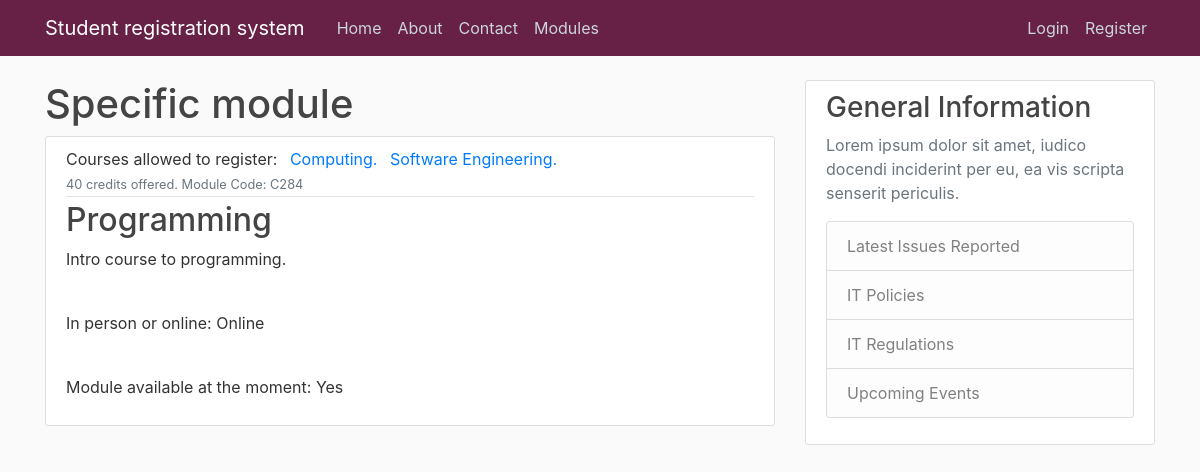
Before: /module/C284 with the older database file.
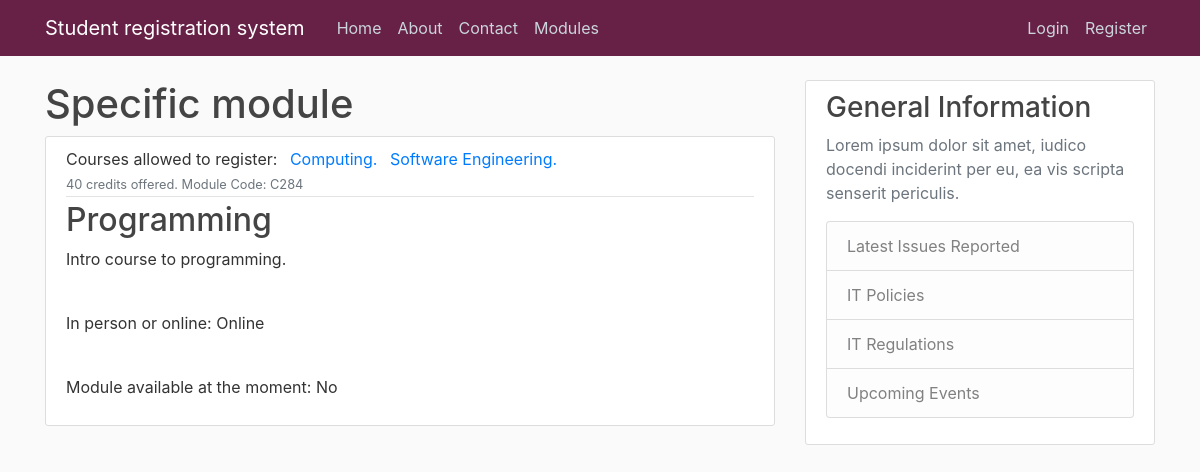
After: the same page with the newer database file.
### ModuleRegistrationSystem/views.py (the view)
# urls.py: path('module/<str:pk>', ModuleDetailView.as_view(), name='module-detail'),
class ModuleDetailView(DetailView):
        model = Module

### ModuleRegistrationSystem/models.py (called while the page is built)
    def __str__(self):
        return f'{self.name}'

    def __str__(self):
        return f'{self.name}'

### ModuleRegistrationSystem/templates/ModuleRegistrationSystem/module_detail.html (shortened to what this page needs)
{% extends "ModuleRegistrationSystem/base.html" %}
{% block content %}
    <h1>Specific module </h1>
    <article class="media content-section">
        <div class="media-body">
            <div class="article-metadata">
                <a class="mr-2">Courses allowed to register: {% for coursesAllowedToRegister in object.coursesAllowedToRegister.all %} <a class="mr-2" href="#"> {{ coursesAllowedToRegister }}. </a>
                    {% endfor %}</a>
                <small class="text-muted">{{ object.credit }} credits offered. Module Code: {{ object.code }}</small>
            </div>
            <h2><a class="article-title">{{ object }}</a></h2>
            <p class="article-content">{{ object.description }}</p></br>
            <p class="article-content">In person or online: {{ object.category }}</p></br>
            {% if object.availability == True %}
                <p class="article-content">Module available at the moment: Yes</p>
            {% else %}
                <p class="article-content">Module available at the moment: No</p>
            {% endif %}
        </div>
    </article>
{% endblock content %}

Changed rows visible on the page:
changed Module "Programming": availability True → False (drawn)
Other visible differences:
text no longer shown: "Module available at the moment: Yes"
text now shown: "Module available at the moment: No"
